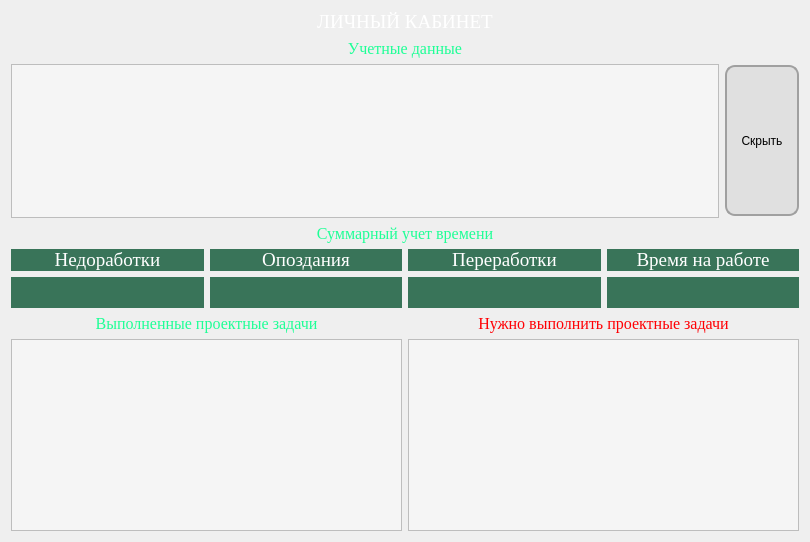
      <widget class="QWidget" name="common_statistic">
       <layout class="QGridLayout" name="gridLayout_10">
        <item row="0" column="0" colspan="3">
         <widget class="QLabel" name="label_19">
          <property name="font">
           <font>
            <family>Times New Roman</family>
            <pointsize>14</pointsize>
           </font>
          </property>
          <property name="styleSheet">
           <string notr="true">color: rgb(255, 255, 255);</string>
          </property>
          <property name="text">
           <string>ЛИЧНЫЙ КАБИНЕТ</string>
          </property>
          <property name="alignment">
           <set>Qt::AlignCenter</set>
          </property>
         </widget>
        </item>
        <item row="1" column="0" colspan="3">
         <widget class="QLabel" name="label_24">
          <property name="font">
           <font>
            <family>Times New Roman</family>
            <pointsize>12</pointsize>
           </font>
          </property>
          <property name="styleSheet">
           <string notr="true">color: rgb(30, 255, 150)</string>
          </property>
          <property name="text">
           <string>Учетные данные</string>
          </property>
          <property name="alignment">
           <set>Qt::AlignCenter</set>
          </property>
         </widget>
        </item>
        <item row="2" column="0" colspan="2">
         <widget class="QTableView" name="tableView_credentials">
          <property name="sizePolicy">
           <sizepolicy hsizetype="Expanding" vsizetype="Fixed">
            <horstretch>0</horstretch>
            <verstretch>0</verstretch>
           </sizepolicy>
          </property>
          <property name="maximumSize">
           <size>
            <width>16777215</width>
            <height>154</height>
           </size>
          </property>
          <property name="styleSheet">
           <string notr="true">QTableView {
    background-color: #f5f5f5; /* Цвет фона */
    color: #333; /* Цвет текста */
    gridline-color: #ccc; /* Цвет линий сетки */
}

QTableView::item:selected {
    background-color: #a0d9ff; /* Цвет фона для выбранной ячейки */
    color: #333; /* Цвет текста для выбранной ячейки */
}

QHeaderView::section {
    background-color: #4c7c99; /* Цвет фона заголовков столбцов */
    color: white; /* Цвет текста заголовков столбцов */
    padding: 4px; /* Отступы внутри заголовков столбцов */
    border: 1px solid #2e5066; /* Граница вокруг заголовков столбцов */
}

QTableView::horizontalHeader {
    background-color: #4c7c99; /* Цвет фона горизонтального заголовка */
    color: white; /* Цвет текста горизонтального заголовка */
}

QTableView::verticalHeader {
    background-color: #4c7c99; /* Цвет фона вертикального заголовка */
    color: white; /* Цвет текста вертикального заголовка */
}
</string>
          </property>
          <property name="frameShadow">
           <enum>QFrame::Raised</enum>
          </property>
          <property name="editTriggers">
           <set>QAbstractItemView::NoEditTriggers</set>
          </property>
          <property name="gridStyle">
           <enum>Qt::SolidLine</enum>
          </property>
          <property name="sortingEnabled">
           <bool>true</bool>
          </property>
         </widget>
        </item>
        <item row="2" column="2">
         <widget class="QPushButton" name="pushButton_hideCredentials">
          <property name="sizePolicy">
           <sizepolicy hsizetype="Fixed" vsizetype="Fixed">
            <horstretch>0</horstretch>
            <verstretch>0</verstretch>
           </sizepolicy>
          </property>
          <property name="minimumSize">
           <size>
            <width>74</width>
            <height>151</height>
           </size>
          </property>
          <property name="styleSheet">
           <string notr="true">QPushButton {
    background-color: #E0E0E0;
    border-radius: 10px;
    border: 2px solid #A0A0A0;
    padding: 5px 10px;
}

QPushButton:hover {
    background-color: #CCCCCC;
}
</string>
          </property>
          <property name="text">
           <string>Скрыть</string>
          </property>
         </widget>
        </item>
        <item row="3" column="0" colspan="3">
         <widget class="QLabel" name="label_25">
          <property name="font">
           <font>
            <family>Times New Roman</family>
            <pointsize>12</pointsize>
           </font>
          </property>
          <property name="styleSheet">
           <string notr="true">color: rgb(30, 255, 150)</string>
          </property>
          <property name="text">
           <string>Суммарный учет времени</string>
          </property>
          <property name="alignment">
           <set>Qt::AlignCenter</set>
          </property>
         </widget>
        </item>
        <item row="4" column="0" colspan="3">
         <layout class="QGridLayout" name="gridLayout_9">
          <item row="0" column="1">
           <widget class="QLabel" name="label_20">
            <property name="font">
             <font>
              <family>Times New Roman</family>
              <pointsize>14</pointsize>
             </font>
            </property>
            <property name="styleSheet">
             <string notr="true">background-color: rgb(57, 116, 89);
color: rgb(255, 255, 255);</string>
            </property>
            <property name="text">
             <string>Опоздания</string>
            </property>
            <property name="alignment">
             <set>Qt::AlignCenter</set>
            </property>
           </widget>
          </item>
          <item row="0" column="0">
           <widget class="QLabel" name="label_21">
            <property name="font">
             <font>
              <family>Times New Roman</family>
              <pointsize>14</pointsize>
             </font>
            </property>
            <property name="styleSheet">
             <string notr="true">background-color: rgb(57, 116, 89);
color: rgb(255, 255, 255);color: rgb(255, 255, 255);</string>
            </property>
            <property name="text">
             <string>Недоработки</string>
            </property>
            <property name="alignment">
             <set>Qt::AlignCenter</set>
            </property>
           </widget>
          </item>
          <item row="1" column="0">
           <widget class="QLabel" name="label_notEnoughWork">
            <property name="font">
             <font>
              <pointsize>10</pointsize>
             </font>
            </property>
            <property name="styleSheet">
             <string notr="true">background-color: rgb(57, 116, 89);
color: rgb(255, 255, 255);</string>
            </property>
            <property name="text">
             <string/>
            </property>
            <property name="alignment">
             <set>Qt::AlignCenter</set>
            </property>
           </widget>
          </item>
          <item row="1" column="3">
           <widget class="QLabel" name="label_workTime">
            <property name="font">
             <font>
              <pointsize>10</pointsize>
             </font>
            </property>
            <property name="styleSheet">
             <string notr="true">background-color: rgb(57, 116, 89);
color: rgb(255, 255, 255);</string>
            </property>
            <property name="text">
             <string/>
            </property>
            <property name="alignment">
             <set>Qt::AlignCenter</set>
            </property>
           </widget>
          </item>
          <item row="1" column="1">
           <widget class="QLabel" name="label_lateness">
            <property name="font">
             <font>
              <pointsize>10</pointsize>
             </font>
            </property>
            <property name="styleSheet">
             <string notr="true">background-color: rgb(57, 116, 89);
color: rgb(255, 255, 255);</string>
            </property>
            <property name="text">
             <string/>
            </property>
            <property name="alignment">
             <set>Qt::AlignCenter</set>
            </property>
           </widget>
          </item>
          <item row="0" column="3">
           <widget class="QLabel" name="label_26">
            <property name="font">
             <font>
              <family>Times New Roman</family>
              <pointsize>14</pointsize>
             </font>
            </property>
            <property name="styleSheet">
             <string notr="true">background-color: rgb(57, 116, 89);
color: rgb(255, 255, 255);</string>
            </property>
            <property name="text">
             <string>Время на работе</string>
            </property>
            <property name="alignment">
             <set>Qt::AlignCenter</set>
            </property>
           </widget>
          </item>
          <item row="0" column="2">
           <widget class="QLabel" name="label_22">
            <property name="font">
             <font>
              <family>Times New Roman</family>
              <pointsize>14</pointsize>
             </font>
            </property>
            <property name="styleSheet">
             <string notr="true">background-color: rgb(57, 116, 89);
color: rgb(255, 255, 255);</string>
            </property>
            <property name="text">
             <string>Переработки</string>
            </property>
            <property name="alignment">
             <set>Qt::AlignCenter</set>
            </property>
           </widget>
          </item>
          <item row="1" column="2">
           <widget class="QLabel" name="label_enoughWork">
            <property name="minimumSize">
             <size>
              <width>192</width>
              <height>31</height>
             </size>
            </property>
            <property name="font">
             <font>
              <pointsize>10</pointsize>
             </font>
            </property>
            <property name="styleSheet">
             <string notr="true">background-color: rgb(57, 116, 89);
color: rgb(255, 255, 255);</string>
            </property>
            <property name="text">
             <string/>
            </property>
            <property name="alignment">
             <set>Qt::AlignCenter</set>
            </property>
           </widget>
          </item>
         </layout>
        </item>
        <item row="5" column="0">
         <widget class="QLabel" name="label_27">
          <property name="font">
           <font>
            <family>Times New Roman</family>
            <pointsize>12</pointsize>
           </font>
          </property>
          <property name="styleSheet">
           <string notr="true">color: rgb(30, 255, 150)</string>
          </property>
          <property name="text">
           <string>Выполненные проектные задачи</string>
          </property>
          <property name="alignment">
           <set>Qt::AlignCenter</set>
          </property>
         </widget>
        </item>
        <item row="5" column="1" colspan="2">
         <widget class="QLabel" name="label_28">
          <property name="font">
           <font>
            <family>Times New Roman</family>
            <pointsize>12</pointsize>
           </font>
          </property>
          <property name="styleSheet">
           <string notr="true">color: rgb(255, 0, 4)</string>
          </property>
          <property name="text">
           <string>Нужно выполнить проектные задачи</string>
          </property>
          <property name="alignment">
           <set>Qt::AlignCenter</set>
          </property>
         </widget>
        </item>
        <item row="6" column="0">
         <widget class="QTableView" name="tableView_completeProjectTasks">
          <property name="sizePolicy">
           <sizepolicy hsizetype="Preferred" vsizetype="Expanding">
            <horstretch>0</horstretch>
            <verstretch>0</verstretch>
           </sizepolicy>
          </property>
          <property name="minimumSize">
           <size>
            <width>391</width>
            <height>0</height>
           </size>
          </property>
          <property name="font">
           <font>
            <family>Comic Sans MS</family>
            <pointsize>12</pointsize>
           </font>
          </property>
          <property name="layoutDirection">
           <enum>Qt::LeftToRight</enum>
          </property>
          <property name="styleSheet">
           <string notr="true">QTableView {
    background-color: #f5f5f5; /* Цвет фона */
    color: #333; /* Цвет текста */
    gridline-color: #ccc; /* Цвет линий сетки */
}

QTableView::item:selected {
    background-color: #a0d9ff; /* Цвет фона для выбранной ячейки */
    color: #333; /* Цвет текста для выбранной ячейки */
}

QHeaderView::section {
    background-color: #4c7c99; /* Цвет фона заголовков столбцов */
    color: white; /* Цвет текста заголовков столбцов */
    padding: 4px; /* Отступы внутри заголовков столбцов */
    border: 1px solid #2e5066; /* Граница вокруг заголовков столбцов */
}

QTableView::horizontalHeader {
    background-color: #4c7c99; /* Цвет фона горизонтального заголовка */
    color: white; /* Цвет текста горизонтального заголовка */
}

QTableView::verticalHeader {
    background-color: #4c7c99; /* Цвет фона вертикального заголовка */
    color: white; /* Цвет текста вертикального заголовка */
}
</string>
          </property>
          <property name="frameShadow">
           <enum>QFrame::Raised</enum>
          </property>
          <property name="sizeAdjustPolicy">
           <enum>QAbstractScrollArea::AdjustIgnored</enum>
          </property>
          <property name="editTriggers">
           <set>QAbstractItemView::NoEditTriggers</set>
          </property>
          <property name="gridStyle">
           <enum>Qt::SolidLine</enum>
          </property>
          <property name="sortingEnabled">
           <bool>true</bool>
          </property>
         </widget>
        </item>
        <item row="6" column="1" colspan="2">
         <widget class="QTableView" name="tableView_unfinishedProjectTasks">
          <property name="sizePolicy">
           <sizepolicy hsizetype="Preferred" vsizetype="Expanding">
            <horstretch>0</horstretch>
            <verstretch>0</verstretch>
           </sizepolicy>
          </property>
          <property name="minimumSize">
           <size>
            <width>391</width>
            <height>0</height>
           </size>
          </property>
          <property name="font">
           <font>
            <family>Comic Sans MS</family>
            <pointsize>12</pointsize>
           </font>
          </property>
          <property name="layoutDirection">
           <enum>Qt::LeftToRight</enum>
          </property>
          <property name="styleSheet">
           <string notr="true">QTableView {
    background-color: #f5f5f5; /* Цвет фона */
    color: #333; /* Цвет текста */
    gridline-color: #ccc; /* Цвет линий сетки */
}

QTableView::item:selected {
    background-color: #a0d9ff; /* Цвет фона для выбранной ячейки */
    color: #333; /* Цвет текста для выбранной ячейки */
}

QHeaderView::section {
    background-color: #4c7c99; /* Цвет фона заголовков столбцов */
    color: white; /* Цвет текста заголовков столбцов */
    padding: 4px; /* Отступы внутри заголовков столбцов */
    border: 1px solid #2e5066; /* Граница вокруг заголовков столбцов */
}

QTableView::horizontalHeader {
    background-color: #4c7c99; /* Цвет фона горизонтального заголовка */
    color: white; /* Цвет текста горизонтального заголовка */
}

QTableView::verticalHeader {
    background-color: #4c7c99; /* Цвет фона вертикального заголовка */
    color: white; /* Цвет текста вертикального заголовка */
}
</string>
          </property>
          <property name="frameShadow">
           <enum>QFrame::Raised</enum>
          </property>
          <property name="sizeAdjustPolicy">
           <enum>QAbstractScrollArea::AdjustIgnored</enum>
          </property>
          <property name="editTriggers">
           <set>QAbstractItemView::NoEditTriggers</set>
          </property>
          <property name="gridStyle">
           <enum>Qt::SolidLine</enum>
          </property>
          <property name="sortingEnabled">
           <bool>true</bool>
          </property>
         </widget>
        </item>
       </layout>
      </widget>
